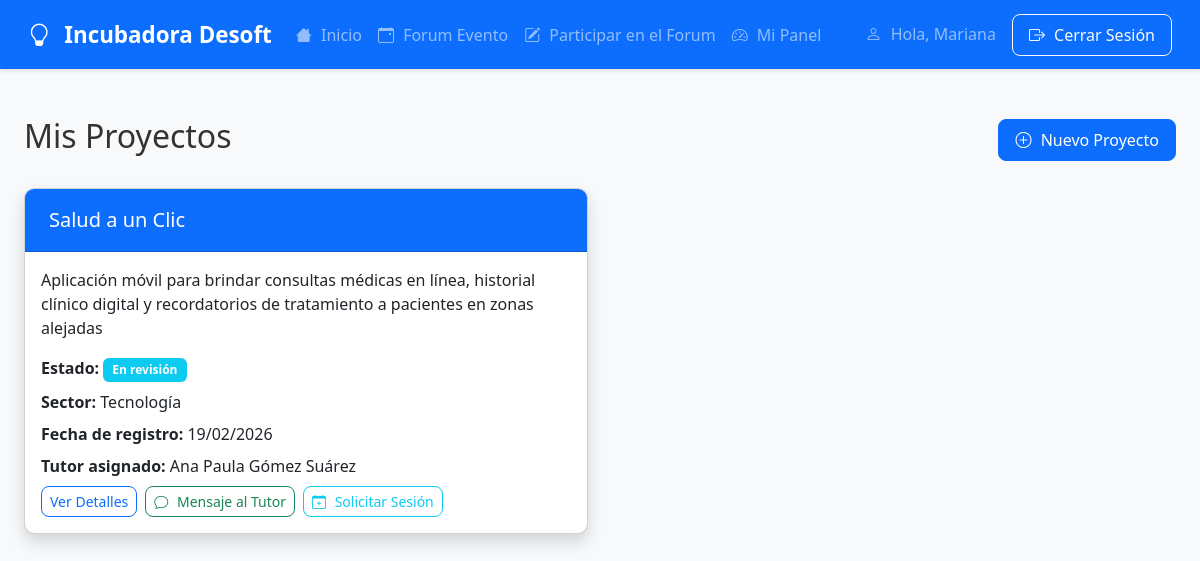
Screenshot of /panel/emprendedor/ (signed in) with the database file from the repository.
### emprendedores/models.py (models this page shows, shortened)
class Proyecto(models.Model):
    ESTADOS = (
        ('pendiente', 'Pendiente'),
        ('revision', 'En revisión'),
        ('aceptado', 'Aceptado'),
        ('asignado', 'En proceso'),
        ('rechazado', 'Rechazado'),
        ('finalizado', 'Finalizado'),
    )
    SECTORES = (
        ('tecnologia', 'Tecnología'),
        ('salud', 'Salud'),
        ('educacion', 'Educación'),
        ('finanzas', 'Finanzas'),
        ('comercio', 'Comercio'),
        ('otros', 'Otros'),
    )
    usuario = models.ForeignKey(User, on_delete=models.CASCADE, related_name='proyectos', null=True, blank=True)
    nombre_proyecto = models.CharField(max_length=200)
    descripcion = models.TextField()
    nombre_completo = models.CharField(max_length=100)
    email = models.EmailField()
    telefono = models.CharField(max_length=15, blank=True, null=True)
    estado = models.CharField(max_length=20, choices=ESTADOS, default='pendiente')
    sector = models.CharField(max_length=20, choices=SECTORES, default='tecnologia')
    fecha_registro = models.DateTimeField(auto_now_add=True)
    archivo_proyecto = models.FileField(upload_to='proyectos/%Y/%m/%d/', blank=True, null=True)
    progreso = models.PositiveIntegerField(default=0)
    motivo_rechazo = models.TextField(blank=True, null=True)
    presupuesto_estimado = models.DecimalField(
        max_digits=12, decimal_places=2, blank=True, null=True,
        help_text="Presupuesto estimado del proyecto en pesos"
    )
    tutor = models.ForeignKey('Tutor', on_delete=models.SET_NULL, null=True, blank=True,
                            related_name='proyectos_tutorizados')
    class Meta:
        ordering = ['-fecha_registro']

class Tutor(models.Model):
    GRADOS_ACADEMICOS = (
        ('tecnico', 'Técnico'),
        ('licenciatura', 'Licenciatura'),
        ('maestria', 'Maestría'),
        ('doctorado', 'Doctorado'),
    )
    usuario = models.OneToOneField(User, on_delete=models.CASCADE)
    cedula = models.CharField(max_length=20, unique=True)
    grado_academico = models.CharField(max_length=20, choices=GRADOS_ACADEMICOS)
    institucion = models.CharField(max_length=100)
    especialidades = models.TextField()
    experiencia = models.TextField()
    areas_tutorizar = models.TextField(help_text="Lista de áreas en las que puede tutorizar")
    max_proyectos = models.PositiveIntegerField(default=3)
    telefono = models.CharField(max_length=15, blank=True, null=True)

### emprendedores/views.py (the view)
# urls.py: path('panel/emprendedor/', views.panel_emprendedor, name='panel_emprendedor'),
@login_required
def panel_emprendedor(request):
    proyectos = Proyecto.objects.filter(usuario=request.user)
    return render(request, 'emprendedores/paneles/emprendedor.html', {'proyectos': proyectos})

### emprendedores/templates/emprendedores/paneles/emprendedor.html (shortened to what this page needs)
{% extends "emprendedores/base.html" %}
{% block content %}
<div class="container mt-5">
    <div class="d-flex justify-content-between align-items-center mb-4">
        <h2>Mis Proyectos</h2>
        <a href="{% url 'agregar_proyecto' %}" class="btn btn-primary">
            <i class="bi bi-plus-circle"></i> Nuevo Proyecto
        </a>
    </div>
    {% if proyectos %}
    <div class="row">
        {% for proyecto in proyectos %}
        <div class="col-md-6 mb-4">
            <div class="card shadow">
                <div class="card-header bg-primary text-white">
                    <h5 class="mb-0">{{ proyecto.nombre_proyecto }}</h5>
                </div>
                <div class="card-body">
                    <p class="card-text">{{ proyecto.descripcion|truncatewords:30 }}</p>
                    <div class="mb-2">
                        <strong>Estado:</strong>
                        <span class="badge
                            {% if proyecto.estado == 'pendiente' %}bg-secondary
                            {% elif proyecto.estado == 'revision' %}bg-info
                            {% elif proyecto.estado == 'aceptado' %}bg-success
                            {% elif proyecto.estado == 'asignado' %}bg-primary
                            {% else %}bg-danger{% endif %}">
                            {{ proyecto.get_estado_display }}
                        </span>
                    </div>
                    <div class="mb-2">
                        <strong>Sector:</strong> {{ proyecto.get_sector_display }}
                    </div>
                    <div class="mb-2">
                        <strong>Fecha de registro:</strong> {{ proyecto.fecha_registro|date:"d/m/Y" }}
                    </div>
                    {% if proyecto.tutor %}
                    <div class="mb-2">
                        <strong>Tutor asignado:</strong> {{ proyecto.tutor.usuario.get_full_name }}
                    </div>
                    {% endif %}
                    <div class="d-flex gap-2 flex-wrap">
                        <a href="{% url 'detalle_proyecto' proyecto.id %}" class="btn btn-outline-primary btn-sm">
                            Ver Detalles
                        </a>
                        {% if proyecto.tutor %}
                        <button class="btn btn-outline-success btn-sm" data-bs-toggle="modal" data-bs-target="#mensajeModal{{ proyecto.id }}">
                            <i class="bi bi-chat"></i> Mensaje al Tutor
                        </button>
                        <button class="btn btn-outline-info btn-sm" data-bs-toggle="modal" data-bs-target="#sesionModal{{ proyecto.id }}">
                            <i class="bi bi-calendar-plus"></i> Solicitar Sesión
                        </button>
                        {% endif %}
                    </div>
                </div>
            </div>
        </div>
        {% endfor %}
    </div>
    {% else %}
    <div class="alert alert-info text-center">
        <h4>No tienes proyectos registrados</h4>
        <p>Comienza registrando tu primer proyecto para recibir mentoría</p>
        <a href="{% url 'agregar_proyecto' %}" class="btn btn-primary">Registrar mi primer proyecto</a>
    </div>
    {% endif %}
</div>
{% endblock %}

### emprendedores/templates/emprendedores/navbar.html (shortened to what this page needs)
<nav class="navbar navbar-expand-lg navbar-dark bg-primary mb-4">
    <div class="container">
        <a class="navbar-brand" href="{% url 'inicio' %}">
            <i class="bi bi-lightbulb"></i> Incubadora Desoft
        </a>
        <div class="collapse navbar-collapse" id="navbarNav">
            <ul class="navbar-nav me-auto">
                <li class="nav-item">
                    <a class="nav-link" href="{% url 'inicio' %}">
                        <i class="bi bi-house"></i> Inicio
                    </a>
                </li>
                <li class="nav-item">
                    <a class="nav-link" href="{% url 'forum_evento' %}">
                        <i class="bi bi-calendar-event"></i> Forum Evento
                    </a>
                </li>
                <li class="nav-item">
                    <a class="nav-link" href="{% url 'participar_forum' %}">
                        <i class="bi bi-pencil-square"></i> Participar en el Forum
                    </a>
                </li>
                {% if user.is_authenticated %}
                    <li class="nav-item">
                        {% if user.is_superuser %}
                            <a class="nav-link" href="{% url 'panel_admin' %}">
                                <i class="bi bi-gear"></i> Panel Administración
                            </a>
                        {% else %}
                            <a class="nav-link" href="{% url 'panel_usuario' %}">
                                <i class="bi bi-speedometer2"></i> Mi Panel
                            </a>
                        {% endif %}
                    </li>
                {% else %}
                    <li class="nav-item">
                        <a class="nav-link" href="{% url 'registro' %}">
                            <i class="bi bi-plus-circle"></i> Registro
                        </a>
                    </li>
                {% endif %}
            </ul>
            <div class="d-flex">
                {% if user.is_authenticated %}
                    <span class="navbar-text me-3">
                        <i class="bi bi-person"></i> Hola, {{ user.first_name|default:user.username }}
                    </span>
                    <a href="{% url 'logout' %}" class="btn btn-outline-light">
                        <i class="bi bi-box-arrow-right"></i> Cerrar Sesión
                    </a>
                {% endif %}
            </div>
        </div>
    </div>
</nav>

### static/css/styles.css (style rules this page uses)
body { background-color: #f8f9fa; font-family: 'Segoe UI', Tahoma, Geneva, Verdana, sans-serif; color: #333; }
.container { max-width: 1400px; }
.card { border-radius: 10px; overflow: hidden; box-shadow: 0 4px 6px rgba(0, 0, 0, 0.1); transition: transform 0.3s ease; margin-bottom: 25px; }
.card-header { padding: 1.2rem 1.5rem; font-weight: 600; }
.badge { padding: 0.5em 0.75em; font-weight: 600; }
.btn { border-radius: 8px; padding: 0.5rem 1rem; font-weight: 500; transition: all 0.2s ease; }
.btn-sm { padding: 0.25rem 0.5rem; font-size: 0.875rem; }
.badge.bg-info { background-color: #0dcaf0; }
.navbar { box-shadow: 0 2px 4px rgba(0, 0, 0, 0.1); padding: 0.8rem 1rem; }
.navbar-brand { font-weight: 700; font-size: 1.4rem; }
.navbar-brand i { margin-right: 8px; }
.bi { margin-right: 5px; }
.btn .bi { margin-right: 5px; }
.badge[class*="bg-"] { color: white; }

### rows the page displays
Proyecto: nombre_proyecto "Salud a un Clic", descripcion "Aplicación móvil para brindar consultas médicas en línea, historial clínico digital y recordatorios de tratamiento a pacientes en zonas alejadas", estado "En revisión", sector "Tecnología", fecha_registro "19/02/2026", tutor.usuario.get_full_name "Ana Paula Gómez Suárez"

### other values shown
{{ user.first_name|default:user.username }} "Mariana"
